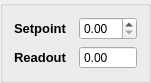
  <widget class="QGroupBox" name="mfc2_N2_plasma_groupBox">
   <property name="geometry">
    <rect>
     <x>800</x>
     <y>210</y>
     <width>151</width>
     <height>61</height>
    </rect>
   </property>
   <layout class="QGridLayout" name="gridLayout_4">
    <item row="0" column="0">
     <widget class="QLabel" name="mfc2_n2_plasma_setpoint_label">
      <property name="palette">
       <palette>
        <active>
         <colorrole role="WindowText">
          <brush brushstyle="SolidPattern">
           <color alpha="255">
            <red>85</red>
            <green>0</green>
            <blue>255</blue>
           </color>
          </brush>
         </colorrole>
        </active>
        <inactive>
         <colorrole role="WindowText">
          <brush brushstyle="SolidPattern">
           <color alpha="255">
            <red>0</red>
            <green>0</green>
            <blue>0</blue>
           </color>
          </brush>
         </colorrole>
        </inactive>
        <disabled>
         <colorrole role="WindowText">
          <brush brushstyle="SolidPattern">
           <color alpha="255">
            <red>120</red>
            <green>120</green>
            <blue>120</blue>
           </color>
          </brush>
         </colorrole>
        </disabled>
       </palette>
      </property>
      <property name="font">
       <font>
        <pointsize>10</pointsize>
        <bold>true</bold>
       </font>
      </property>
      <property name="text">
       <string>Setpoint </string>
      </property>
     </widget>
    </item>
    <item row="0" column="1">
     <widget class="QDoubleSpinBox" name="mfc2_n2_plasma_setpoint_doubleSpinBox"/>
    </item>
    <item row="1" column="0">
     <widget class="QLabel" name="mfc2_n2_plasma_flow_label">
      <property name="palette">
       <palette>
        <active>
         <colorrole role="WindowText">
          <brush brushstyle="SolidPattern">
           <color alpha="255">
            <red>255</red>
            <green>0</green>
            <blue>255</blue>
           </color>
          </brush>
         </colorrole>
        </active>
        <inactive>
         <colorrole role="WindowText">
          <brush brushstyle="SolidPattern">
           <color alpha="255">
            <red>0</red>
            <green>0</green>
            <blue>0</blue>
           </color>
          </brush>
         </colorrole>
        </inactive>
        <disabled>
         <colorrole role="WindowText">
          <brush brushstyle="SolidPattern">
           <color alpha="255">
            <red>120</red>
            <green>120</green>
            <blue>120</blue>
           </color>
          </brush>
         </colorrole>
        </disabled>
       </palette>
      </property>
      <property name="font">
       <font>
        <pointsize>10</pointsize>
        <bold>true</bold>
       </font>
      </property>
      <property name="text">
       <string>Readout</string>
      </property>
     </widget>
    </item>
    <item row="1" column="1">
     <widget class="QDoubleSpinBox" name="mfc2_n2_plasma_flow_doubleSpinBox">
      <property name="readOnly">
       <bool>false</bool>
      </property>
      <property name="buttonSymbols">
       <enum>QAbstractSpinBox::NoButtons</enum>
      </property>
     </widget>
    </item>
   </layout>
  </widget>
